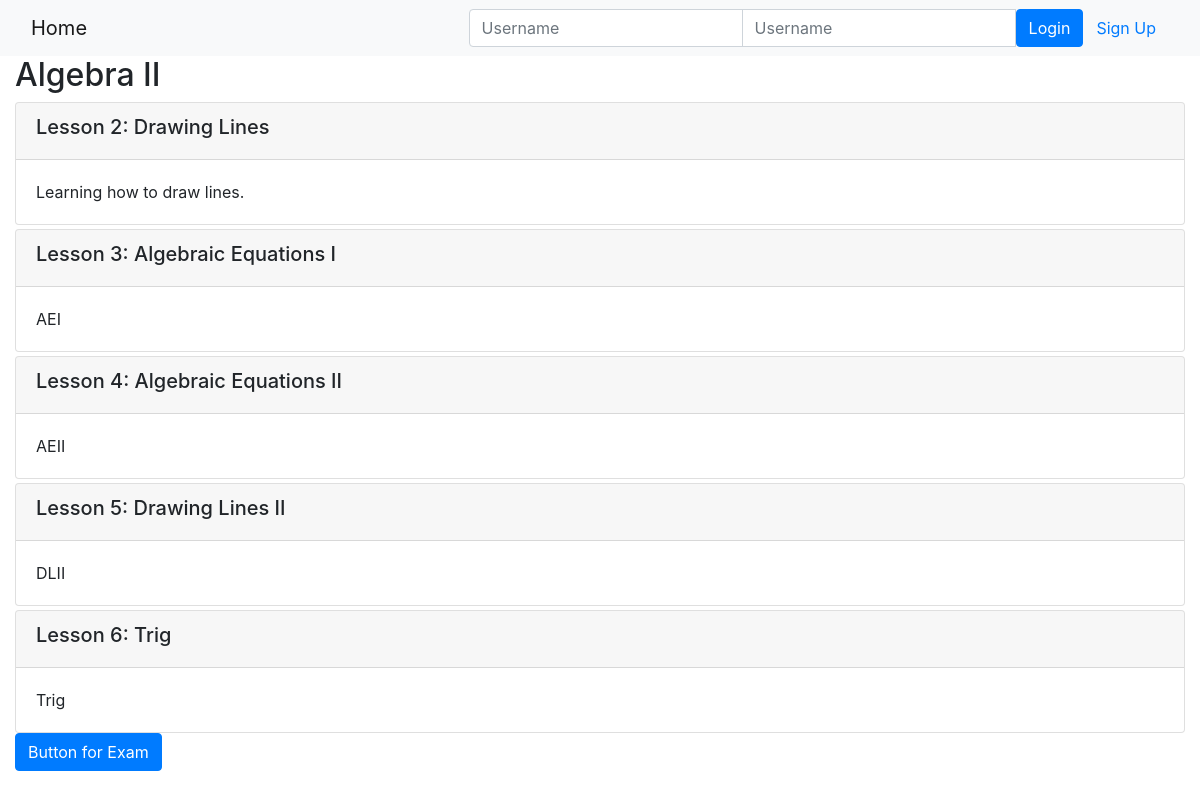
The page /onlinecourse/2/ on the database its author committed.
### onlinecourse/models.py (models this page shows, shortened)
class Course(models.Model):
    name = models.CharField(null=False, max_length=30, default='online course')
    image = models.ImageField(upload_to='course_images/')
    description = models.CharField(max_length=1000)
    pub_date = models.DateField(null=True)
    instructors = models.ManyToManyField(Instructor)
    users = models.ManyToManyField(settings.AUTH_USER_MODEL, through='Enrollment')
    total_enrollment = models.IntegerField(default=0)
    is_enrolled = False

class Lesson(models.Model):
    title = models.CharField(max_length=200, default="title")
    order = models.IntegerField(default=0)
    course = models.ForeignKey(Course, on_delete=models.CASCADE)
    content = models.TextField()

### onlinecourse/views.py (the view)
# urls.py: path('<int:pk>/', views.CourseDetailView.as_view(), name='course_details'),
class CourseDetailView(generic.DetailView):
    model = Course
    template_name = 'onlinecourse/course_detail_bootstrap.html'

### onlinecourse/templates/onlinecourse/course_detail_bootstrap.html (shortened to what this page needs)
<!DOCTYPE html>
<html lang="en">
<head>
     {% load static %}
    <link rel="stylesheet" href="https://maxcdn.bootstrapcdn.com/bootstrap/4.5.2/css/bootstrap.min.css">
</head>
<body>
    <nav class="navbar navbar-light bg-light">
        <div class="container-fluid">
            <div class="navbar-header">
                  <a class="navbar-brand" href="{% url 'onlinecourse:index' %}">Home</a>
            </div>
            <ul class="nav navbar-nav navbar-right">
                {% if user.is_authenticated %}
                <li>
                    <a class="btn btn-link" href="#">{{ user.first_name }}({{ user.username }})</a>
                    <a class="btn btn-link" href="{% url 'onlinecourse:logout' %}">Logout</a>
                </li>
                {% else %}
                <li>
                    <form class="form-inline" action="{% url 'onlinecourse:login' %}" method="post">
                        <div class="input-group">
                            <input type="text" class="form-control" placeholder="Username" name="username" >
                            <input type="password" class="form-control" placeholder="Username" name="psw" >
                            <button class="btn btn-primary" type="submit">Login</button>
                            <a class="btn btn-link" href="{% url 'onlinecourse:registration' %}">Sign Up</a>
                        </div>
                    </form>
                </li>
                {% endif %}
            </ul>
        </div>
    </nav>
    <div class="container-fluid">
        <h2>{{ course.name }}</h2>
        <div class="card-columns-vertical">
            {% for lesson in course.lesson_set.all %}
                <div class="card mt-1">
                    <div class="card-header"><h5>Lesson {{lesson.order|add:1}}: {{lesson.title}}</h5></div>
                    <div class="card-body">{{lesson.content}}</div>
                </div>
            {% endfor %}
        </div>
        <div>
            <button class="btn btn-primary" type="button" data-toggle="collapse" data-target="#exam">
                Button for Exam
            </button>
        </div>
    </div>
</body>
</html>

### rows shown on the page
Course: name "Algebra II"
Lesson: order|add "2", title "Drawing Lines", content "Learning how to draw lines."
Lesson: order|add "3", title "Algebraic Equations I", content "AEI"
Lesson: order|add "4", title "Algebraic Equations II", content "AEII"
Lesson: order|add "5", title "Drawing Lines II", content "DLII"
Lesson: order|add "6", title "Trig", content "Trig"
